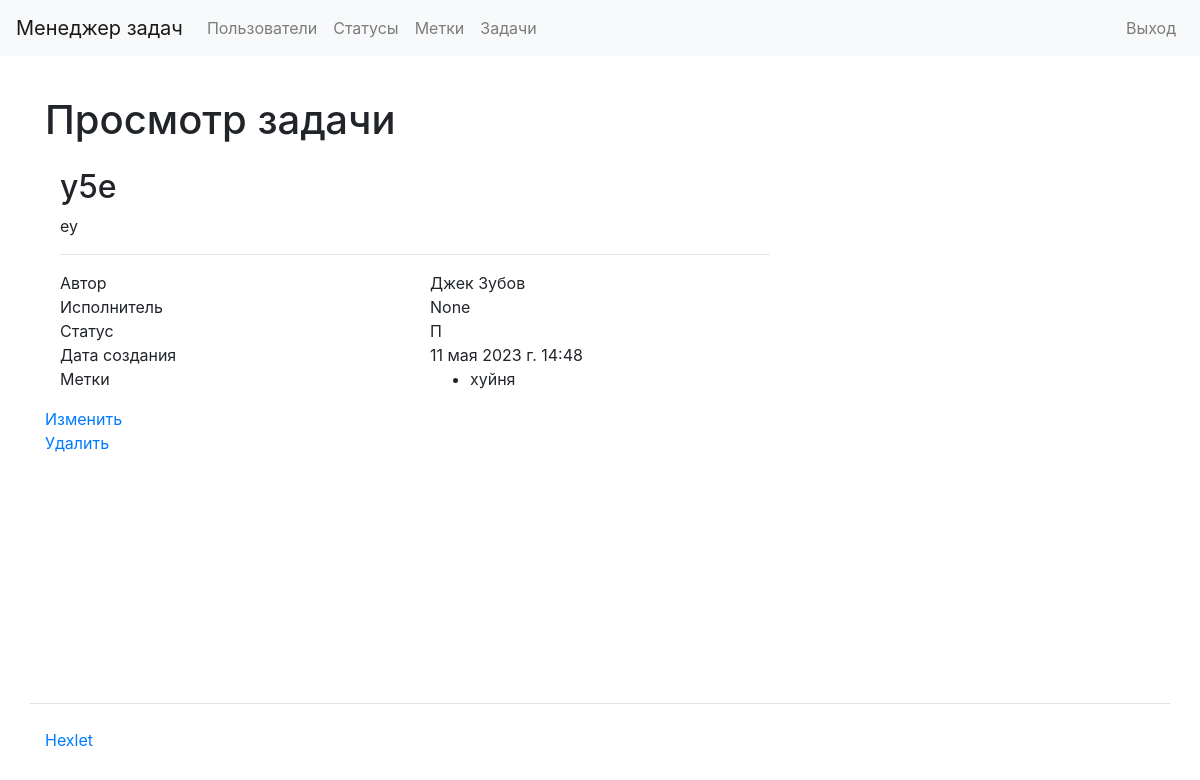
Page /tasks/1 (signed in) on the earlier database version.
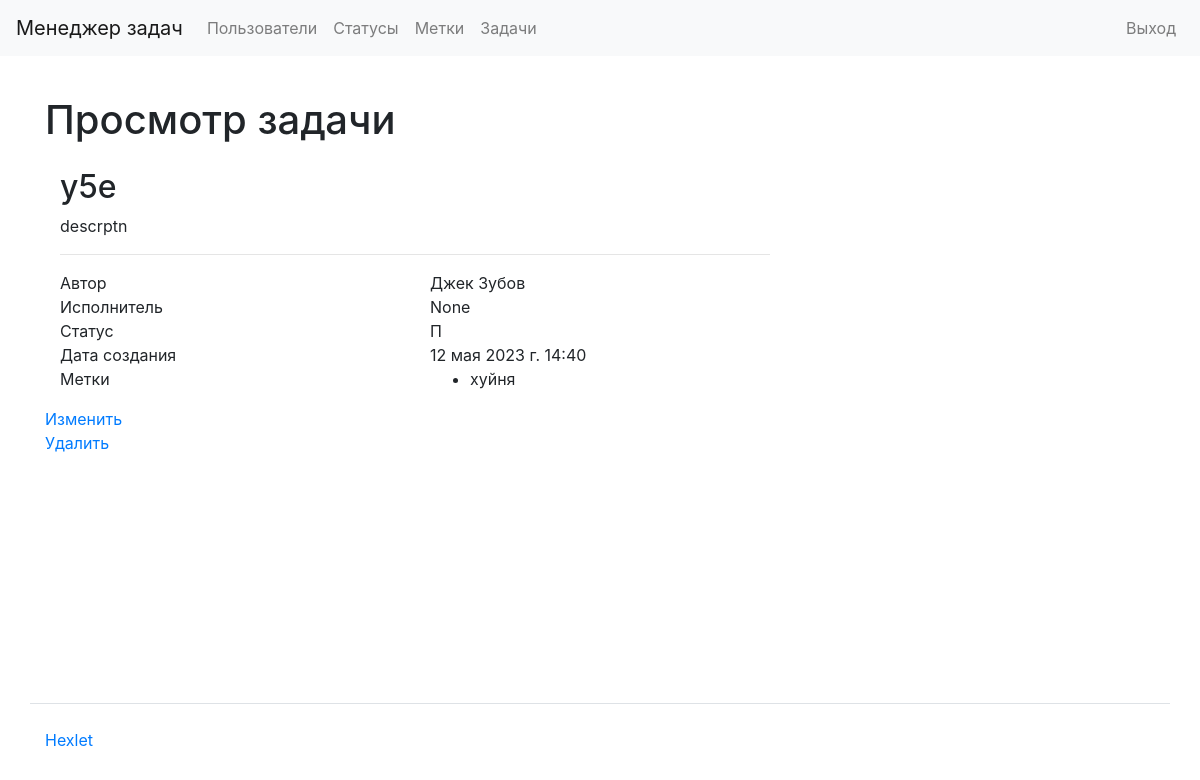
Same page on the later database version.
### tasks/models.py (models this page shows, shortened)
class Task(models.Model):
    name = models.CharField(max_length=150, unique=True)
    description = models.TextField(null=True, blank=True)
    created_at = models.DateTimeField(auto_now=True)
    status = models.ForeignKey(Status, on_delete=models.PROTECT)
    creator = models.ForeignKey(User, related_name='creator', on_delete=models.PROTECT)
    executor = models.ForeignKey(User, related_name='executor', on_delete=models.PROTECT, null=True, blank=True)
    labels = models.ManyToManyField(Label, blank=True)

### users/models.py (models this page shows)
class User(AbstractUser):
    def __str__(self):
        return f'{self.first_name} {self.last_name}'

### statuses/models.py (models this page shows)
class Status(models.Model):
    name = models.CharField(max_length=150, unique=True)
    created_at = models.DateTimeField(auto_now=True)
    def __str__(self):
        return self.name

### tasks/views.py (the view)
# urls.py: path('<int:pk>', views.TaskDetailView.as_view(), name='task_detail'),
class TaskDetailView(LoginRequiredMixin, SuccessMessageMixin, DetailView):
    model = Task
    template_name = "tasks/detail.html"
    def get_context_data(self, **kwargs):
        context = super().get_context_data(**kwargs)
        context["title"] = _("View the task")
        return context

### labels/models.py (called while the page is built)
    def __str__(self):
        return self.name

### tasks/templates/tasks/detail.html
{% extends "base.html" %}
{% load bootstrap4 %}
{% load i18n %}
{% block content %}
<h1 class="my-4">{{ title }}</h1>
<div class="col-md-8 col-md-offset-2">
    <h2>{{ task.name }}</h2>
    <div class="row">
        <div class="col-md-12">
            {{ task.description }}
        </div>
    </div>
    <hr />
    <div class="row">
        <div class="col-md-6">{% translate "Author" %}</div>
        <div class="col-md-6">{{ task.creator }}</div>
    </div>
    <div class="row">
        <div class="col-md-6">{% translate "Executor" %}</div>
        <div class="col-md-6">{{ task.executor }}</div>
    </div>
    <div class="row">
        <div class="col-md-6">{% translate "Status" %}</div>
        <div class="col-md-6">{{ task.status }}</div>
    </div>
    <div class="row">
        <div class="col-md-6">{% translate "Date of creation" %}</div>
        <div class="col-md-6">{{ task.created_at }}</div>
    </div>
    <div class="row">
        <div class="col-md-6">{% translate "Labels" %}</div>
        <div class="col-md-6">
            <ul>{% for label in task.labels.all %}
                <li>{{ label }}</li>
            {% endfor %}
            </ul>
        </div>
    </div>
    </div>
    <td>
    <a href="/tasks/{{ task.id }}/update/">{% translate "Update" %}</a>
    <br>
    <a href="/tasks/{{ task.id }}/delete/">{% translate "Delete" %}</a>
</td>
</div>
{% endblock %}

Differences in the rows shown:
changed Task "None": description "ey" → "descrptn"; created_at "11 мая 2023 г. 14:48" → "12 мая 2023 г. 14:40"
